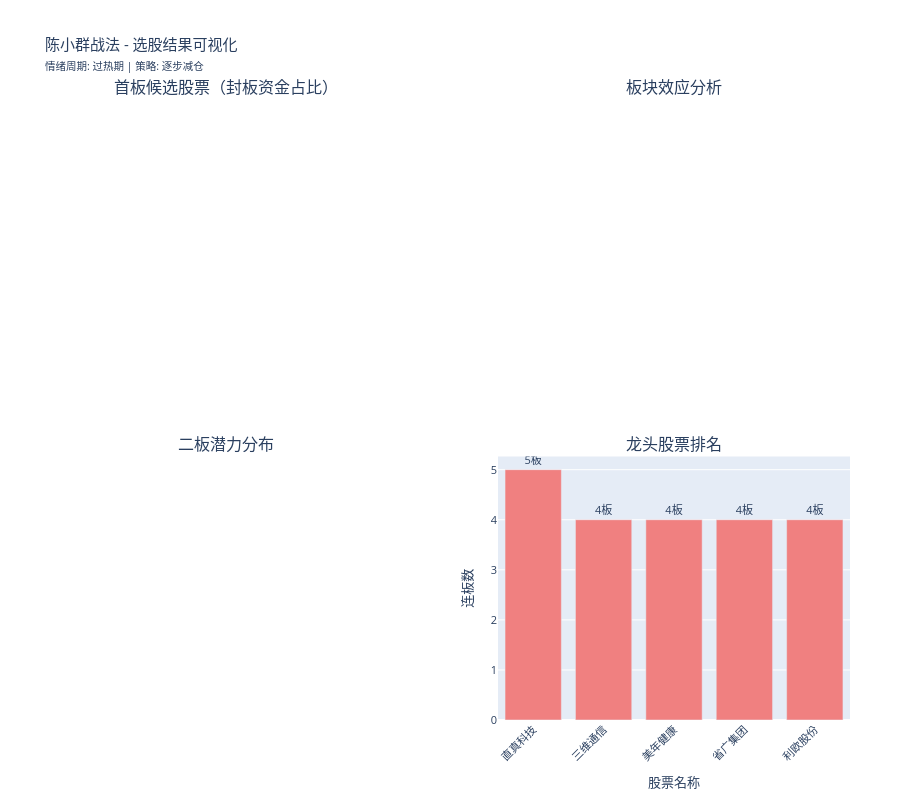

Notebook code cell kept with this figure:
### Markdown cell above
## 📊 5. 可视化分析

### Code cell
"""
可视化选股结果
包括：首板候选股票分布、板块效应分析、二板潜力分析
"""

import plotly.graph_objects as go
from plotly.subplots import make_subplots
import plotly.express as px

print("=" * 80)
print("📊 可视化选股结果")
print("=" * 80)

# 检查是否有数据
has_first_board = 'first_board_candidates' in globals() and not first_board_candidates.empty
has_second_board = 'second_board_candidates_df' in globals() and not second_board_candidates_df.empty
has_dragon = 'dragon_stocks' in globals() and not dragon_stocks.empty

if not (has_first_board or has_second_board or has_dragon):
    print("\n⚠️  暂无选股数据，无法生成可视化图表")
    print("   💡 请先运行前面的筛选步骤")
else:
    # 创建子图
    fig = make_subplots(
        rows=2, cols=2,
        subplot_titles=('首板候选股票（封板资金占比）', '板块效应分析', '二板潜力分布', '龙头股票排名'),
        specs=[[{"type": "bar"}, {"type": "pie"}],
               [{"type": "bar"}, {"type": "bar"}]],
        vertical_spacing=0.15,
        horizontal_spacing=0.12
    )
    
    # 1. 首板候选股票（封板资金占比）
    if has_first_board:
        top10_first = first_board_candidates.head(10)
        fig.add_trace(
            go.Bar(
                x=top10_first['名称'],
                y=top10_first['封板资金占比(%)'],
                name="封板资金占比",
                marker_color='lightblue',
                text=[f"{v:.2f}%" for v in top10_first['封板资金占比(%)']],
                textposition='outside',
                showlegend=False
            ),
            row=1, col=1
        )
        fig.update_xaxes(title_text="股票名称", row=1, col=1, tickangle=-45)
        fig.update_yaxes(title_text="封板资金占比 (%)", row=1, col=1)
    
    # 2. 板块效应分析（饼图）
    if has_first_board and '所属行业' in first_board_candidates.columns:
        sector_counts = first_board_candidates['所属行业'].value_counts().head(8)
        fig.add_trace(
            go.Pie(
                labels=sector_counts.index,
                values=sector_counts.values,
                name="板块分布",
                hole=0.4,
                showlegend=True,
                textinfo='label+percent',
                hovertemplate='<b>%{label}</b><br>股票数: %{value}<br>占比: %{percent}<extra></extra>'
            ),
            row=1, col=2
        )
    
    # 3. 二板潜力分布
    if has_second_board:
        potential_counts = second_board_candidates_df['二板潜力'].value_counts()
        colors_map = {'高': 'green', '中': 'yellow', '低': 'red'}
        colors = [colors_map.get(p, 'gray') for p in potential_counts.index]
        
        fig.add_trace(
            go.Bar(
                x=potential_counts.index,
                y=potential_counts.values,
                name="二板潜力",
                marker_color=colors,
                text=potential_counts.values,
                textposition='outside',
                showlegend=False
            ),
            row=2, col=1
        )
        fig.update_xaxes(title_text="二板潜力", row=2, col=1)
        fig.update_yaxes(title_text="股票数量", row=2, col=1)
    
    # 4. 龙头股票排名（连板高度）
    if has_dragon:
        top5_dragon = dragon_stocks.head(5)
        if '连板数' in top5_dragon.columns:
            fig.add_trace(
                go.Bar(
                    x=top5_dragon['名称'],
                    y=top5_dragon['连板数'],
                    name="连板高度",
                    marker_color='lightcoral',
                    text=[f"{int(v)}板" for v in top5_dragon['连板数']],
                    textposition='outside',
                    showlegend=False
                ),
                row=2, col=2
            )
            fig.update_xaxes(title_text="股票名称", row=2, col=2, tickangle=-45)
            fig.update_yaxes(title_text="连板数", row=2, col=2)
    
    # 更新布局
    fig.update_layout(
        title_text=f"陈小群战法 - 选股结果可视化<br><span style='font-size:0.7em'>情绪周期: {emotion_cycle if 'emotion_cycle' in globals() else '未知'} | 策略: {strategy if 'strategy' in globals() else '未知'}</span>",
        height=800,
        showlegend=True,
        font=dict(size=11),
        margin=dict(l=50, r=50, t=100, b=50)
    )
    
    # 显示图表
    fig.show()
    
    print("\n✅ 可视化图表已生成")

### Figure 1 — Plotly figure (JSON) as saved in the notebook; plotly's stock layout.template omitted (floating-point values rounded to 4 significant figures)
{"data": [{"marker": {"color": "lightcoral"}, "name": "连板高度", "showlegend": false, "text": ["5板", "4板", "4板", "4板", "4板"], "textposition": "outside", "type": "bar", "x": ["直真科技", "三维通信", "美年健康", "省广集团", "利欧股份"], "xaxis": "x3", "y": [5, 4, 4, 4, 4], "yaxis": "y3"}], "layout": {"annotations": [{"font": {"size": 16}, "showarrow": false, "text": "首板候选股票（封板资金占比）", "x": 0.22, "xanchor": "center", "xref": "paper", "y": 1, "yanchor": "bottom", "yref": "paper"}, {"font": {"size": 16}, "showarrow": false, "text": "板块效应分析", "x": 0.78, "xanchor": "center", "xref": "paper", "y": 1, "yanchor": "bottom", "yref": "paper"}, {"font": {"size": 16}, "showarrow": false, "text": "二板潜力分布", "x": 0.22, "xanchor": "center", "xref": "paper", "y": 0.425, "yanchor": "bottom", "yref": "paper"}, {"font": {"size": 16}, "showarrow": false, "text": "龙头股票排名", "x": 0.78, "xanchor": "center", "xref": "paper", "y": 0.425, "yanchor": "bottom", "yref": "paper"}], "font": {"size": 11}, "height": 800, "margin": {"b": 50, "l": 50, "r": 50, "t": 100}, "showlegend": true, "title": {"text": "陈小群战法 - 选股结果可视化<br><span style='font-size:0.7em'>情绪周期: 过热期 | 策略: 逐步减仓</span>"}, "xaxis": {"anchor": "y", "domain": [0, 0.44]}, "xaxis2": {"anchor": "y2", "domain": [0, 0.44]}, "xaxis3": {"anchor": "y3", "domain": [0.56, 1], "tickangle": -45, "title": {"text": "股票名称"}}, "yaxis": {"anchor": "x", "domain": [0.575, 1]}, "yaxis2": {"anchor": "x2", "domain": [0, 0.425]}, "yaxis3": {"anchor": "x3", "domain": [0, 0.425], "title": {"text": "连板数"}}}}
